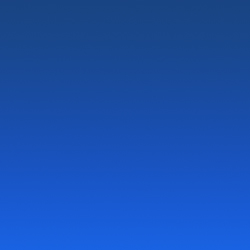
#> input picture Data_augmentation/Input/TesteImg1.jpg, 250 x 250 px; its folder holds only this picture in this run
$ python aumentar_dados_PT_1.3.py
#> lines starting #> are read from the running program, lines starting #| are printed output that depends on the picture
from os import chdir,listdir, system, getcwd, path
from cv2 import imread, imshow, imwrite, getRotationMatrix2D, warpAffine, add
import numpy as np

#Com 2 imagens é possível gerar 22 novas imagens
'''Para a rotação o interessante é que imagem tenha um formato e dimensão
Quadrada para não perde proporção'''

#Funcão Salvar imagens ('Local', 'image.png')
def salvar (nome,imgRotation):
    imwrite(nome,imgRotation)

#Angulo para girar imagem
angulo = [90,180]

#path local 'Windows'
get_root = getcwd()
#Normaliza path local para unix path
Norm_root = get_root.replace("\\","/")


#Local das imagens para rotacionar
Input = Norm_root +'/Input'

#local para salvar as imagens
Output = Norm_root+ '/Output'


#nome para concatenar junto ao nome da imagem de input
Nomesave=['/90','/180','/Q','/Q90','/Q180']
TestNoise = ['/NN','/N90','/N180','/NQ','/NQ90','/NQ180']

#É importante manter a quantidade de valores no vetor Nomesave equivalente operations1, e o TestNoise a operations2
#_______________________________________________________________

#funcao da biblioteca .os para leitura de dados em diretorio
directory = listdir(Input)
#o chdir altera o diretório de trabalho atual para o caminho dado Input
chdir(Input)

for image in directory:
        #carrega as imagem em Input
        img = imread(image)
#> img is the input picture: shape (250, 250, 3); mean B, G, R 175, 79.9, 25

        altura, largura = img.shape[:2]
#> altura = 250; largura = 250
        ponto = (largura / 2, altura / 2) #ponto no centro da figura
#> ponto = (125, 125)

        #angulo para rotação
        Girar90 = getRotationMatrix2D(ponto, angulo[0], 1)
        Girar180 = getRotationMatrix2D(ponto, angulo[1], 1)

        #imagem rotacionada
        rotacao90 = warpAffine(img, Girar90, (largura, altura))
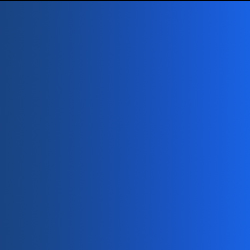
#> rotacao90: shape (250, 250, 3); mean B, G, R 174.3, 79.6, 24.9
        rotacao180 = warpAffine(img, Girar180, (largura, altura))
        #----------------------------------------------------------
        #quantificar imagem
        r =64
        img_quant = np.uint8(img/r)*r
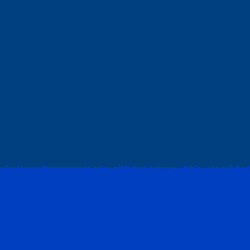
#> img_quant: shape (250, 250, 3); mean B, G, R 149.2, 64, 0
        img_quant90 = np.uint8(rotacao90/r)*r
        img_quant180 = np.uint8(rotacao180/r)*r
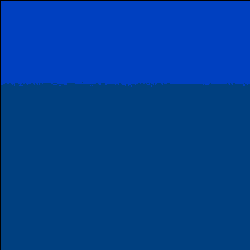
#> img_quant180: shape (250, 250, 3); mean B, G, R 148.1, 63.5, 0


        #----------------------------------------------------------
        gauss = np.random.normal(0,1,img.size)
        gauss = gauss.reshape(img.shape[0],img.shape[1],img.shape[2]).astype('uint8')

        #Imagem com ruido
        Noiseimg = add(img,gauss)
        Noiseimg90 = add(rotacao90,gauss)
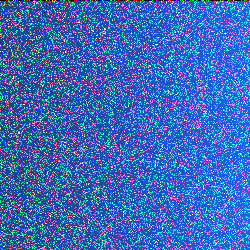
#> Noiseimg90: shape (250, 250, 3); mean B, G, R 187.2, 106.9, 61.2
        Noiseimg180 = add(rotacao180,gauss)
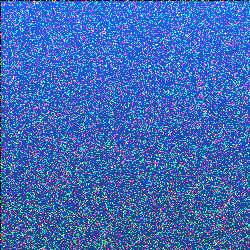
#> Noiseimg180: shape (250, 250, 3); mean B, G, R 186.7, 106.7, 61.1
        NoiseimgQ = add(img_quant,gauss)
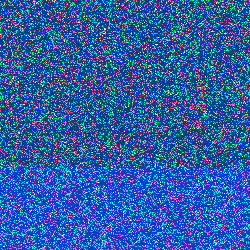
#> NoiseimgQ: shape (250, 250, 3); mean B, G, R 166.2, 93.7, 40.1
        NoiseimgQ90 = add(img_quant90,gauss)
        NoiseimgQ180 = add(img_quant180,gauss)
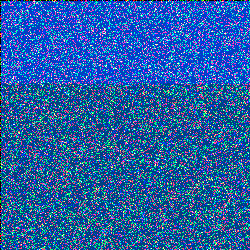
#> NoiseimgQ180: shape (250, 250, 3); mean B, G, R 165.1, 93.3, 40.1

        operations1 = [(rotacao90),(rotacao180),(img_quant),(img_quant90),(img_quant180)]
        operations2 = [(Noiseimg),(Noiseimg90),(Noiseimg180),(NoiseimgQ),(NoiseimgQ90),(NoiseimgQ180)]

        #ir para a pasta Output
        #system('cd'+get_root)

        #salvas as operacoes 1
        for Nomeimg in Nomesave:
            for i in range(len(Nomeimg)):
                salvar(Output+Nomeimg+image,operations1[i])

        #ir para a pasta Output
        #system('cd'+get_root)

        #salvas as operacoes 1
        for Nomeimg in TestNoise:
            for i in range(len(TestNoise)):
                salvar(Output+Nomeimg+image,operations2[i])

        #voltar para pasta Input

print('Operação completa!!')
print('Verifica pasta Output')
